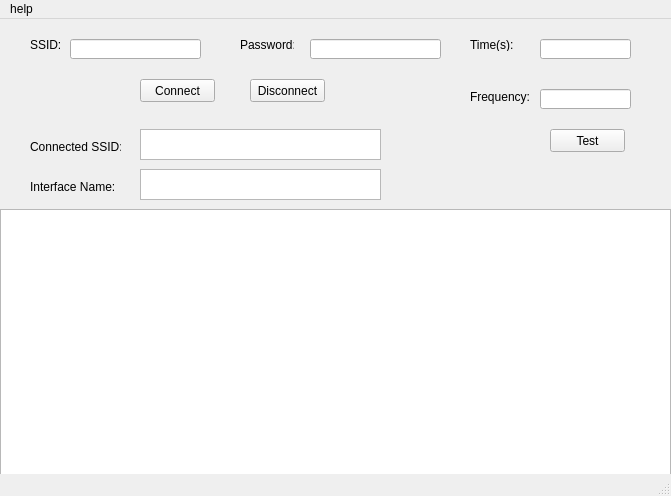
<?xml version="1.0" encoding="UTF-8"?>
<ui version="4.0">
 <class>MainWindow</class>
 <widget class="QMainWindow" name="MainWindow">
  <property name="geometry">
   <rect>
    <x>0</x>
    <y>0</y>
    <width>671</width>
    <height>496</height>
   </rect>
  </property>
  <property name="windowTitle">
   <string>MainWindow</string>
  </property>
  <widget class="QWidget" name="centralwidget">
   <widget class="QTextEdit" name="log_text">
    <property name="geometry">
     <rect>
      <x>0</x>
      <y>190</y>
      <width>671</width>
      <height>291</height>
     </rect>
    </property>
   </widget>
   <widget class="QLabel" name="labe">
    <property name="geometry">
     <rect>
      <x>30</x>
      <y>20</y>
      <width>54</width>
      <height>12</height>
     </rect>
    </property>
    <property name="text">
     <string>SSID:</string>
    </property>
   </widget>
   <widget class="QLineEdit" name="ssid">
    <property name="geometry">
     <rect>
      <x>70</x>
      <y>20</y>
      <width>131</width>
      <height>20</height>
     </rect>
    </property>
   </widget>
   <widget class="QLineEdit" name="time">
    <property name="geometry">
     <rect>
      <x>540</x>
      <y>20</y>
      <width>91</width>
      <height>20</height>
     </rect>
    </property>
   </widget>
   <widget class="QLabel" name="label_2">
    <property name="geometry">
     <rect>
      <x>470</x>
      <y>20</y>
      <width>54</width>
      <height>12</height>
     </rect>
    </property>
    <property name="text">
     <string>Time(s):</string>
    </property>
   </widget>
   <widget class="QLineEdit" name="password">
    <property name="geometry">
     <rect>
      <x>310</x>
      <y>20</y>
      <width>131</width>
      <height>20</height>
     </rect>
    </property>
   </widget>
   <widget class="QLabel" name="label_3">
    <property name="geometry">
     <rect>
      <x>240</x>
      <y>20</y>
      <width>54</width>
      <height>12</height>
     </rect>
    </property>
    <property name="text">
     <string>Password:</string>
    </property>
   </widget>
   <widget class="QPushButton" name="connect">
    <property name="geometry">
     <rect>
      <x>140</x>
      <y>60</y>
      <width>75</width>
      <height>23</height>
     </rect>
    </property>
    <property name="text">
     <string>Connect</string>
    </property>
   </widget>
   <widget class="QPushButton" name="disconnect">
    <property name="geometry">
     <rect>
      <x>250</x>
      <y>60</y>
      <width>75</width>
      <height>23</height>
     </rect>
    </property>
    <property name="text">
     <string>Disconnect</string>
    </property>
   </widget>
   <widget class="QLabel" name="labe_2">
    <property name="geometry">
     <rect>
      <x>30</x>
      <y>120</y>
      <width>91</width>
      <height>16</height>
     </rect>
    </property>
    <property name="text">
     <string>Connected SSID:</string>
    </property>
   </widget>
   <widget class="QTextEdit" name="cur_ssid">
    <property name="geometry">
     <rect>
      <x>140</x>
      <y>110</y>
      <width>241</width>
      <height>31</height>
     </rect>
    </property>
   </widget>
   <widget class="QLabel" name="label">
    <property name="geometry">
     <rect>
      <x>30</x>
      <y>160</y>
      <width>101</width>
      <height>16</height>
     </rect>
    </property>
    <property name="text">
     <string>Interface Name:</string>
    </property>
   </widget>
   <widget class="QTextEdit" name="interface_name">
    <property name="geometry">
     <rect>
      <x>140</x>
      <y>150</y>
      <width>241</width>
      <height>31</height>
     </rect>
    </property>
   </widget>
   <widget class="QLabel" name="label_4">
    <property name="geometry">
     <rect>
      <x>450</x>
      <y>70</y>
      <width>54</width>
      <height>12</height>
     </rect>
    </property>
    <property name="text">
     <string/>
    </property>
   </widget>
   <widget class="QLineEdit" name="frequency">
    <property name="geometry">
     <rect>
      <x>540</x>
      <y>70</y>
      <width>91</width>
      <height>20</height>
     </rect>
    </property>
   </widget>
   <widget class="QPushButton" name="disconnect_2">
    <property name="geometry">
     <rect>
      <x>550</x>
      <y>110</y>
      <width>75</width>
      <height>23</height>
     </rect>
    </property>
    <property name="text">
     <string>Test</string>
    </property>
   </widget>
   <widget class="QLabel" name="label_5">
    <property name="geometry">
     <rect>
      <x>470</x>
      <y>70</y>
      <width>61</width>
      <height>16</height>
     </rect>
    </property>
    <property name="text">
     <string>Frequency:</string>
    </property>
   </widget>
  </widget>
  <widget class="QMenuBar" name="menubar">
   <property name="geometry">
    <rect>
     <x>0</x>
     <y>0</y>
     <width>671</width>
     <height>23</height>
    </rect>
   </property>
   <widget class="QMenu" name="menuFile">
    <property name="title">
     <string>help</string>
    </property>
    <addaction name="action"/>
    <addaction name="separator"/>
   </widget>
   <addaction name="menuFile"/>
  </widget>
  <widget class="QStatusBar" name="statusbar"/>
  <action name="action">
   <property name="text">
    <string>帮助信息</string>
   </property>
  </action>
 </widget>
 <resources/>
 <connections/>
</ui>
